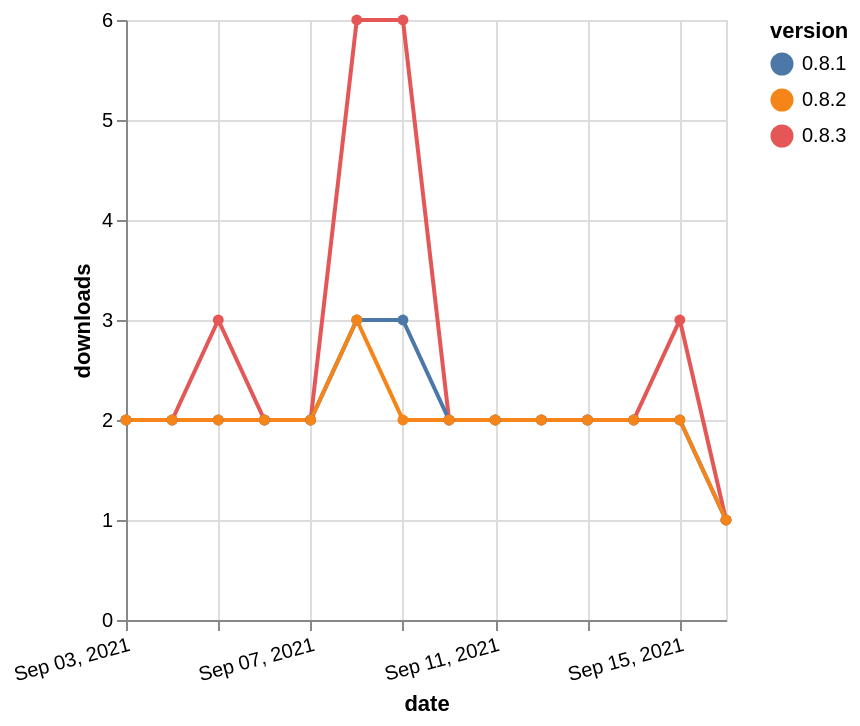

This figure's Vega-Lite source:
### Vega-Lite specification from a JSON file in a GitHub repository (floating-point values rounded to 4 significant figures)
{"$schema": "https://vega.github.io/schema/vega-lite/v5.json", "description": "A simple bar chart with embedded data.", "data": {"values": [{"date": "2021-09-03", "total": 2180, "delta": 2, "version": "0.8.3"}, {"date": "2021-09-04", "total": 2182, "delta": 2, "version": "0.8.3"}, {"date": "2021-09-05", "total": 2185, "delta": 3, "version": "0.8.3"}, {"date": "2021-09-06", "total": 2187, "delta": 2, "version": "0.8.3"}, {"date": "2021-09-07", "total": 2189, "delta": 2, "version": "0.8.3"}, {"date": "2021-09-08", "total": 2195, "delta": 6, "version": "0.8.3"}, {"date": "2021-09-09", "total": 2201, "delta": 6, "version": "0.8.3"}, {"date": "2021-09-10", "total": 2203, "delta": 2, "version": "0.8.3"}, {"date": "2021-09-11", "total": 2205, "delta": 2, "version": "0.8.3"}, {"date": "2021-09-12", "total": 2207, "delta": 2, "version": "0.8.3"}, {"date": "2021-09-13", "total": 2209, "delta": 2, "version": "0.8.3"}, {"date": "2021-09-14", "total": 2211, "delta": 2, "version": "0.8.3"}, {"date": "2021-09-15", "total": 2214, "delta": 3, "version": "0.8.3"}, {"date": "2021-09-16", "total": 2215, "delta": 1, "version": "0.8.3"}, {"date": "2021-09-03", "total": 1825, "delta": 2, "version": "0.8.1"}, {"date": "2021-09-04", "total": 1827, "delta": 2, "version": "0.8.1"}, {"date": "2021-09-05", "total": 1829, "delta": 2, "version": "0.8.1"}, {"date": "2021-09-06", "total": 1831, "delta": 2, "version": "0.8.1"}, {"date": "2021-09-07", "total": 1833, "delta": 2, "version": "0.8.1"}, {"date": "2021-09-08", "total": 1836, "delta": 3, "version": "0.8.1"}, {"date": "2021-09-09", "total": 1839, "delta": 3, "version": "0.8.1"}, {"date": "2021-09-10", "total": 1841, "delta": 2, "version": "0.8.1"}, {"date": "2021-09-11", "total": 1843, "delta": 2, "version": "0.8.1"}, {"date": "2021-09-12", "total": 1845, "delta": 2, "version": "0.8.1"}, {"date": "2021-09-13", "total": 1847, "delta": 2, "version": "0.8.1"}, {"date": "2021-09-14", "total": 1849, "delta": 2, "version": "0.8.1"}, {"date": "2021-09-15", "total": 1851, "delta": 2, "version": "0.8.1"}, {"date": "2021-09-16", "total": 1852, "delta": 1, "version": "0.8.1"}, {"date": "2021-09-03", "total": 1818, "delta": 2, "version": "0.8.2"}, {"date": "2021-09-04", "total": 1820, "delta": 2, "version": "0.8.2"}, {"date": "2021-09-05", "total": 1822, "delta": 2, "version": "0.8.2"}, {"date": "2021-09-06", "total": 1824, "delta": 2, "version": "0.8.2"}, {"date": "2021-09-07", "total": 1826, "delta": 2, "version": "0.8.2"}, {"date": "2021-09-08", "total": 1829, "delta": 3, "version": "0.8.2"}, {"date": "2021-09-09", "total": 1831, "delta": 2, "version": "0.8.2"}, {"date": "2021-09-10", "total": 1833, "delta": 2, "version": "0.8.2"}, {"date": "2021-09-11", "total": 1835, "delta": 2, "version": "0.8.2"}, {"date": "2021-09-12", "total": 1837, "delta": 2, "version": "0.8.2"}, {"date": "2021-09-13", "total": 1839, "delta": 2, "version": "0.8.2"}, {"date": "2021-09-14", "total": 1841, "delta": 2, "version": "0.8.2"}, {"date": "2021-09-15", "total": 1843, "delta": 2, "version": "0.8.2"}, {"date": "2021-09-16", "total": 1844, "delta": 1, "version": "0.8.2"}]}, "width": "container", "mark": {"type": "line", "point": {"filled": true}}, "encoding": {"x": {"field": "date", "type": "temporal", "timeUnit": "yearmonthdate", "title": "date", "axis": {"labelAngle": -15}}, "y": {"field": "delta", "type": "quantitative", "title": "downloads"}, "color": {"field": "version", "type": "nominal"}, "tooltip": {"field": "delta"}}}
